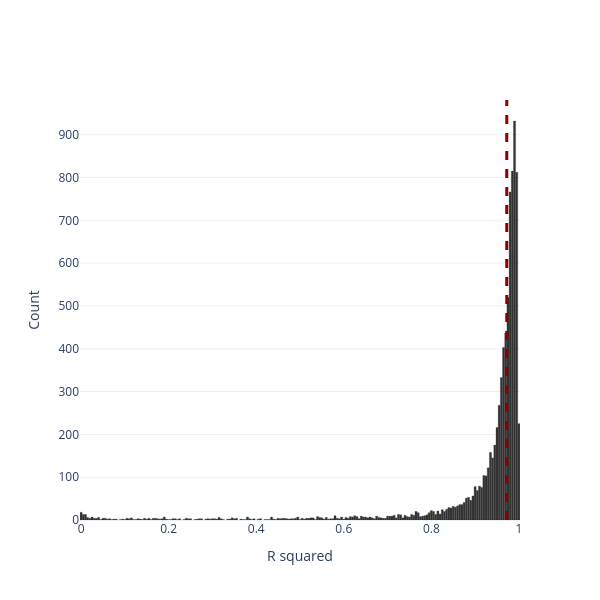

The notebook cell this image was saved under:
### Code cell
import plotly.graph_objects as go
import numpy as np

a = corr_df['r_squared'].dropna().values

fig = go.Figure()
fig.add_trace(go.Histogram(
    x=a,
    nbinsx=len(a) // 20,            # Dynamic bin count
    name='R²',
    marker=dict(
        color='black',
        line=dict(color='black', width=0.3)
    ),
    opacity=0.8
))
fig.add_vline(x=np.nanmedian(a),
              line={'dash': 'dash', 'width': 3, 'color': 'darkred'})
fig.update_layout(
    width=600,
    height=600,
    template='plotly_white',
    xaxis_title='R squared',
    yaxis_title='Count',
    font=dict(size=12),
    showlegend=False,
    bargap=0.05
)
fig.show()
fig.write_image(r'D:\Projects\nanoPhos\figures_upd\figure2\figure2c.pdf', height=600, width=600)

### Figure 1 — Plotly figure (JSON) as saved in the notebook; plotly's stock layout.template omitted (floating-point values rounded to 4 significant figures; data arrays with more than 128 entries replaced by an {"elided": "..."} marker saying what was removed)
{"data": [{"marker": {"color": "black", "line": {"color": "black", "width": 0.3}}, "name": "R²", "nbinsx": 409, "opacity": 0.8, "type": "histogram", "x": {"elided": "8186 float values"}}], "layout": {"bargap": 0.05, "font": {"size": 12}, "height": 600, "shapes": [{"line": {"color": "darkred", "dash": "dash", "width": 3}, "type": "line", "x0": 0.9723, "x1": 0.9723, "xref": "x", "y0": 0, "y1": 1, "yref": "y domain"}], "showlegend": false, "width": 600, "xaxis": {"title": {"text": "R squared"}}, "yaxis": {"title": {"text": "Count"}}}}
